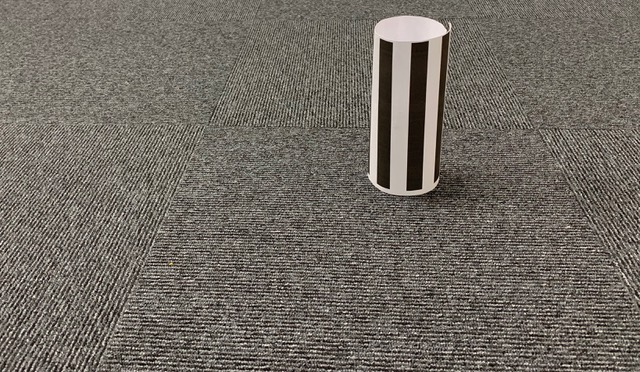
#> input picture MC_PyExperiments/assets/white_obstacle3.jpeg, 640 x 372 px
$ python main.py
#> lines starting #> are read from the running program, lines starting #| are printed output that depends on the picture; after the words box and inside, x2 and y2 are one past the last pixel; in counts of white or black regions, pixels touching at a corner belong together; long printed decimals are rounded
### MC_PyExperiments/obstacle/bounding_box/masker.py
import cv2
import numpy as np

def hsv_mask(image, color):

    hsv = cv2.cvtColor(image, cv2.COLOR_BGR2HSV)
    # Color mask type selection
    ## Gets upper and lower boudn of a color HSV
    match color:
        case "yellow":
            lower = np.array([20, 90, 60])
            upper = np.array([40, 255, 255])
        case "green":
            lower = np.array([50, 80, 80])
            upper = np.array([70, 255, 255])
        ## I am assuming here that red is a special case that wraps around the color coordinates
        case "red":
            lower = np.array([0, 80, 80])
            upper = np.array([10, 255, 255])
            lower1 = np.array([170, 80, 80])
            upper1 = np.array([179, 255, 255])
        case "white":
            lower = np.array([0, 0, 180])
            upper = np.array([180, 80, 255])
        case "pink":
            lower = np.array([155, 70, 80])
            upper = np.array([165, 255, 255])


    # Mask gen
    ## return array of 255(white) if within bounds.
    mask = cv2.inRange(hsv, lower, upper)


    #Bodge for red wrapping around the coordinate system
    if color =="red":
        mask1 = cv2.inRange(hsv, lower1, upper1)
        mask = np.maximum(mask, mask1)

    # cv2.imshow("Image", mask)
    # cv2.waitKey(0)
    # cv2.destroyAllWindows()

    # Averaging
    ## This create a kernal of 5x5 for blurring image, this removes noise
    kernel1 = np.ones((5, 5), np.float32) / 25
    ##Convolution with the image
    cv2.imshow('Before Filter',mask)
    mask = cv2.filter2D(src=mask, ddepth=-1, kernel=kernel1)
    cv2.imshow('after filter',mask)
    # cv2.imshow("Image", mask)
    # cv2.waitKey(0)
    # cv2.destroyAllWindows()

    ##difference fo threshold and inrange
    ret, mask = cv2.threshold(mask, 200, 255, cv2.THRESH_BINARY)
    cv2.imshow('after threshold',mask)

    # cv2.imshow(color, mask)
    # cv2.waitKey(0)
    # cv2.destroyAllWindows()

    return mask

### MC_PyExperiments/obstacle/bounding_box/bounder.py
import numpy as np
def getbbox(mask):
    mask = mask/255
    shape = mask.shape
    max_x, max_y= 0,0
    min_x= int(mask.shape[1])
    min_y = int(mask.shape[0])
    max_stripe_w = tmp_stripe_w = 0
    last_white = False
    for y in range(int(mask.shape[0])):
        for x in range(int(mask.shape[1])):
            pixel= mask.item(y,x)
            #find bounding box
            if (pixel != 0):
                if x<min_x:
                    min_x=x
                if x>max_x:
                    max_x=x
                if y<min_y:
                    min_y=y
                if y>max_y:
                    max_y=y


    print('bbox: ',min_x, max_x, min_y, max_y)

    return min_x, max_x, min_y, max_y

### MC_PyExperiments/obstacle/bounding_box/locator.py
import numpy as np
def find_com(mask):
    mask = mask/255
    shape = mask.shape
    sum_x = np.sum(mask, axis=0)
    mass = np.sum(sum_x)
    if mass == 0:
        return -1,-1,0

    x_weights = np.arange(start=1, stop=shape[1]+1, step=1)
    com_x =int(np.sum(np.multiply(x_weights, sum_x))/mass)


    sum_y = np.sum(mask, axis=1)
    y_weights = np.arange(start=1, stop=shape[0]+1, step=1)
    com_y =int(np.sum(np.multiply(y_weights, sum_y))/mass)
    print(com_x,com_y)
    return com_x, com_y, mass

### MC_PyExperiments/obstacle/bounding_box/distance.py
import numpy as np
import fourier

def find_stripe_width(bbox):
    #find max stripe width pixel
    y = int(bbox.shape[0])//2
    max_stripe_w=tmp_stripe_w=0
    for x in range(int(bbox.shape[1])):
        pixel = bbox.item(y, x)
        if pixel==0:
            tmp_stripe_w +=1
            if (tmp_stripe_w>max_stripe_w):
                max_stripe_w = tmp_stripe_w
        else:
            tmp_stripe_w=0
    return max_stripe_w

def find_distance(bbox, img):
    #assume that the width of stripe is 70 pixels at 40 cm and pixel no. prop with angle.
    FOV_angle = 65
    img_width= int(img.shape[1])
    max_stripe_w = find_stripe_width(bbox)
    ref_angle = 70/img_width * FOV_angle
    curr_angle = max_stripe_w/img_width * FOV_angle
    distance1  = 40* ref_angle/curr_angle
    print('distance1', distance1)


    return distance1

# [6 lines left out: function abs_freq, not called in this run]


### MC_PyExperiments/obstacle/bounding_box/fourier.py
import numpy as np
import cv2
from matplotlib import pyplot as plt

def fourier_trans(img):
    #invert black and white
    img= cv2.bitwise_not(img)
    y = int(img.shape[0])//2
    x = int(img.shape[1])
    img = img[y:, :x]
    cv2.imshow('cropped out', img)
    sum_x = np.sum(img/255, axis=0)
    f = np.fft.fft(sum_x)
    #shift the zero-frequency component to the center of the spectrum
    fshift = np.fft.fftshift(f)
    magnitude = 20*np.log(np.abs(f))
    fun_f = fun_freq(f)
    print('fundamental frequency',fun_f)
    plt.plot(magnitude)
    plt.title('Magnitude Spectrum')
    plt.xticks([]), plt.yticks([])
    plt.show()
    return fun_f


def fun_freq(fft_data):
    filter = [-1,1] #identify slope and find local maximum
    con_data = np.convolve(fft_data, filter)

    pre_pos = False
    for i in range(len(con_data)):
        if i==0:
            pre_pos=True
        elif con_data[i]>0:
            pre_pos=True
        elif pre_pos and con_data[i]<0:
            y_points = [abs(fft_data[i-2]),abs(fft_data[i-1]),abs(fft_data[i]), abs(fft_data[i+1])]
            x_points = [i-2,i-1,i, i+1]
            p1=np.polyfit(x_points, y_points,2) #coefficient of quadratic fit
            max_f1 = -p1[1]/2/p1[0]
            return max_f1

### MC_PyExperiments/obstacle/bounding_box/main.py
import cv2
import numpy as np
import masker
import locator
import bounder
import distance
import fourier


images = []
positions = []

##Appended 2 images here, why 2 images?
images.append(cv2.resize(cv2.imread("../../assets/white_obstacle3.jpeg", cv2.IMREAD_COLOR),(0,0),fx=1,fy=1))

positions.append([0,0,0])

# [16 lines of commented-out code are left out]

objects = []
colors = ["white"]  #, "black", "white"


#Masking
for img in images:
    imgobjects = []
    for color in colors:

        ## Get the mask for the specific color. Mask is a binary image of Zero and non-zero.
        ## We are trying to set zero for parts of image that aren't the same color.
        mask = masker.hsv_mask(img, color)
        bmin_x, bmax_x, bmin_y, bmax_y = bounder.getbbox(mask)
        #obs_distance = distance.triangle_distance(bmax_y-bmin_y,bmax_x-bmin_x)
        com = locator.find_com(mask)
        bounded_mask = mask[bmin_y:bmax_y,bmin_x:bmax_x]
        max_stripe_width =distance.find_stripe_width(bounded_mask)
        print('stripe width',distance.find_stripe_width(bounded_mask))
        print('distance to obstacle: ', distance.find_distance(bounded_mask,img))
        cv2.imshow('bounded', bounded_mask)

        fourier.fourier_trans(bounded_mask)


        ##com[2] is total mass mass
        print(color, com[2], 0.001*img.shape[0]*img.shape[1])
        ## I guess here is accuracy check??? if passes accuracy, then put a circle and text
        if com[2] > 0.001*img.shape[0]*img.shape[1]:
            img = cv2.circle(img, (com[0], com[1]), 10, (255, 0, 0), 2)
            font = cv2.FONT_HERSHEY_SIMPLEX
            img = cv2.putText(img,color,(com[0],com[1]), font, 1,(255,255,255),1,cv2.LINE_AA)
            img = cv2.rectangle(img, (bmin_x,bmin_y),(bmax_x,bmax_y),(0,0,0),2)
            imgobjects.append([com[0], com[1], com[2], color])

    #Display color masks
    cv2.imshow("Final", img)
    cv2.moveWindow("Final", 40, 30)  # Move it to (40,30)
    cv2.waitKey(0)
    cv2.destroyAllWindows()

    ##img objects has center of mass for different balls
    objects.append(imgobjects)
#> this loop made 1 pass
#| bbox:  370 445 17 193
#| 407 95
#| stripe width 19
#| distance1 147.368
#| distance to obstacle:  147.368
#| fundamental frequency 1.783
#| white 5720.0 238.080
#> pass 1, in hsv_mask, `mask = cv2.inRange(hsv, lower, upper)`:
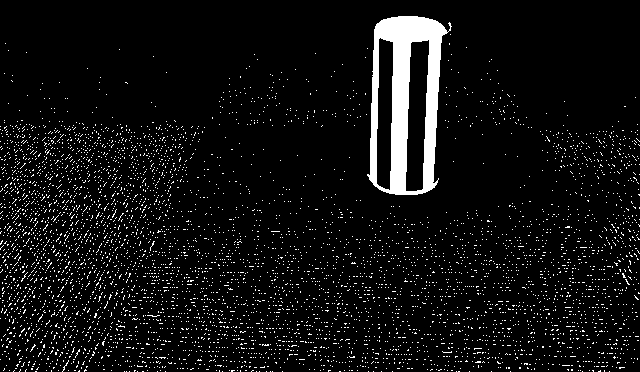
#> mask: shape (372, 640); 6.6% white; 5156 white regions (5155 under 20 px), largest, box (x1, y1, x2, y2) and area: (367, 16, 452, 195) 6988
#> pass 1, in hsv_mask, `mask = cv2.filter2D(src=mask, ddepth=-1, kernel=kernel1)`:
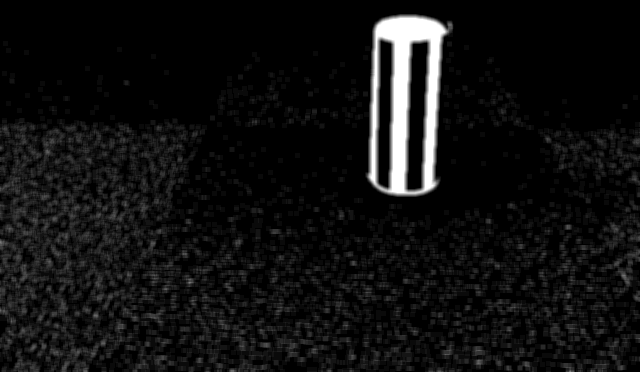
#> mask: shape (372, 640); min 0, max 255, mean 16.7
#> pass 1, in hsv_mask, `ret, mask = cv2.threshold(mask, 200, 255, cv2.THRESH_BINARY)`:
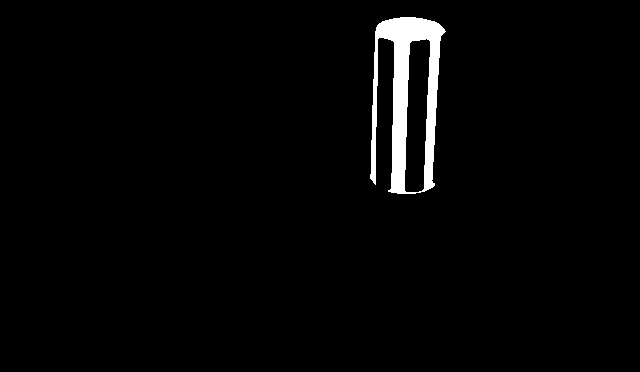
#> mask: shape (372, 640); 2.4% white; 1 white region, box (x1, y1, x2, y2) and area: (370, 17, 446, 194) 5720
#> pass 1, in fourier_trans, `plt.show()`:
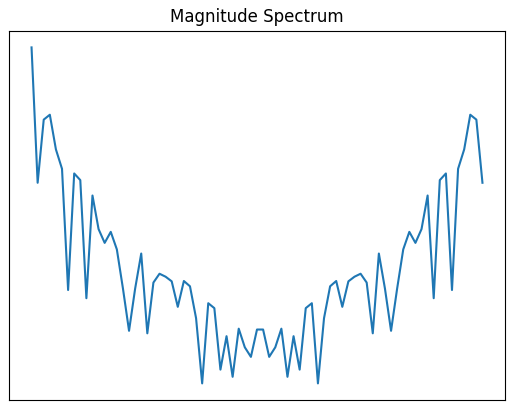
#> figure drawn by matplotlib, 1 panel
#> after the loop:
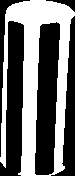
#> bounded_mask: shape (176, 75); 43.2% white; 1 white region, box (x1, y1, x2, y2) and area: (0, 0, 75, 176) 5700
#> after the loop, font = 0; objects = [[[407, 95, 5720, 'white']]]

$ run again, with MC_PyExperiments/assets/white_obstacle0.jpeg copied over MC_PyExperiments/assets/white_obstacle3.jpeg
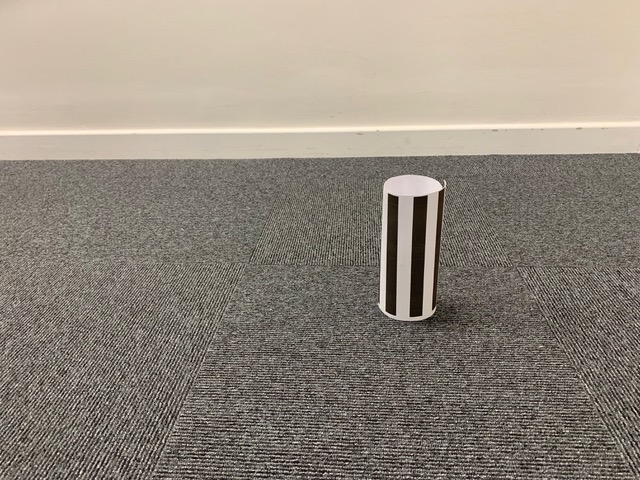
#> input picture MC_PyExperiments/assets/white_obstacle0.jpeg, 640 x 480 px
#> the loop `for img in images:` made 1 pass
#> (printed output is left out)
#> pass 1, in hsv_mask, `ret, mask = cv2.threshold(mask, 200, 255, cv2.THRESH_BINARY)`:
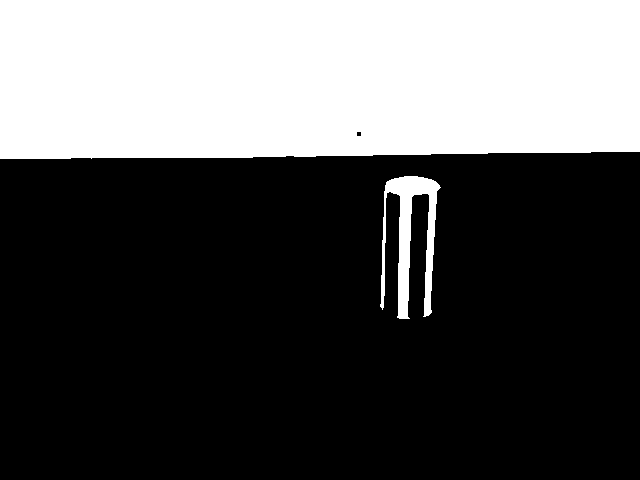
#> mask: shape (480, 640); 33.6% white; 2 white regions, box (x1, y1, x2, y2) and area: (0, 0, 640, 159) 99780, (380, 176, 441, 319) 3502
#> after the loop `for img in images:`:
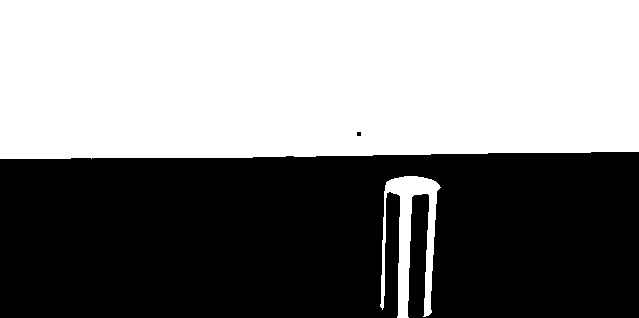
#> bounded_mask: shape (318, 639); 50.7% white; 2 black regions (1 under 20 px), largest, box (x1, y1, x2, y2) and area: (0, 152, 639, 318) 100067
#> after the loop `for img in images:`: font = 0; objects = [[[320, 83, 103282, 'white']]]

$ run again, with MC_PyExperiments/assets/white_obstacle1.jpeg copied over MC_PyExperiments/assets/white_obstacle3.jpeg
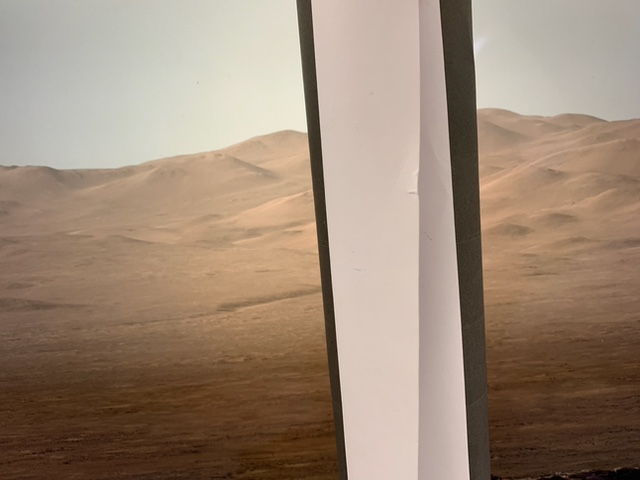
#> input picture MC_PyExperiments/assets/white_obstacle1.jpeg, 640 x 480 px
#> the loop `for img in images:` made 1 pass
#> (printed output is left out)
#> pass 1, in hsv_mask, `ret, mask = cv2.threshold(mask, 200, 255, cv2.THRESH_BINARY)`:
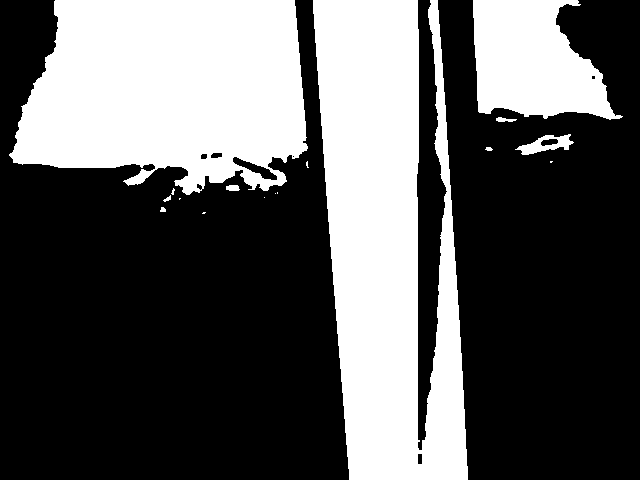
#> mask: shape (480, 640); 35.9% white; 17 white regions (8 under 20 px), largest, box (x1, y1, x2, y2) and area: (313, 0, 468, 480) 51534, (9, 0, 308, 195) 45581, (473, 0, 623, 120) 12394
#> after the loop `for img in images:`:
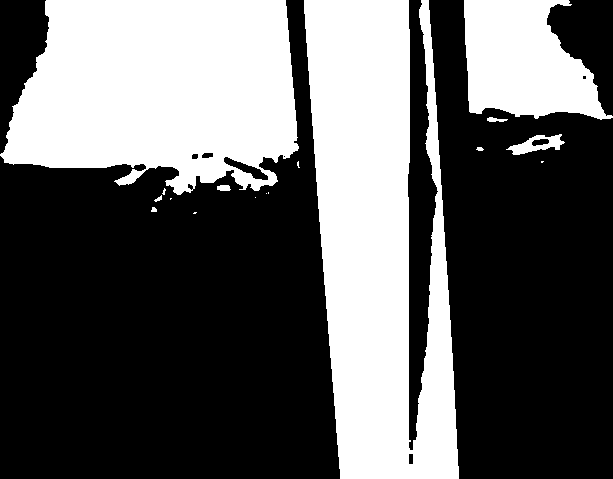
#> bounded_mask: shape (479, 613); 37.5% white; 17 white regions (8 under 20 px), largest, box (x1, y1, x2, y2) and area: (304, 0, 459, 479) 51415, (0, 0, 299, 195) 45581, (464, 0, 613, 120) 12393
#> after the loop `for img in images:`: font = 0; objects = [[[314, 158, 110321, 'white']]]
